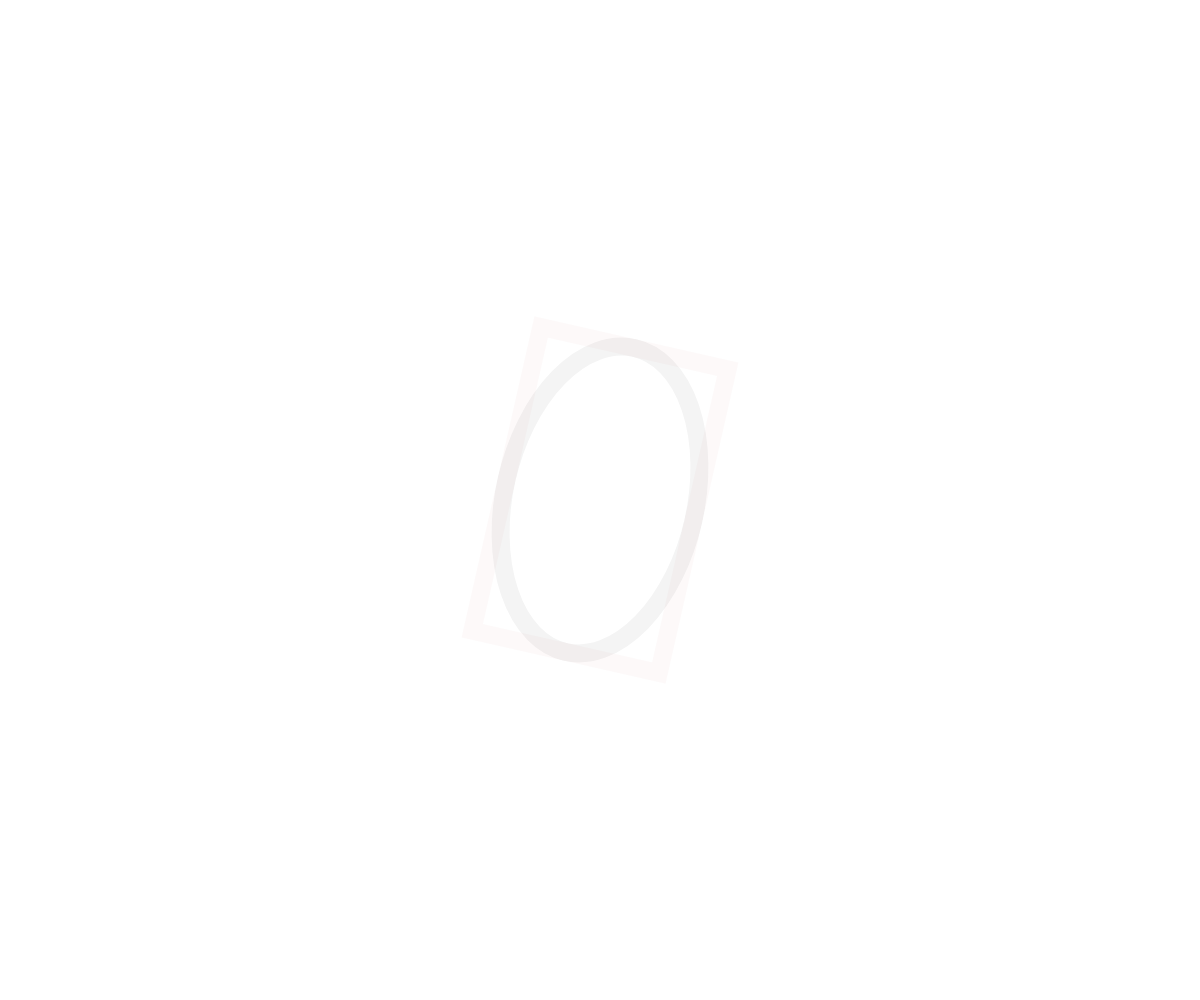
Frame 1 (no input)
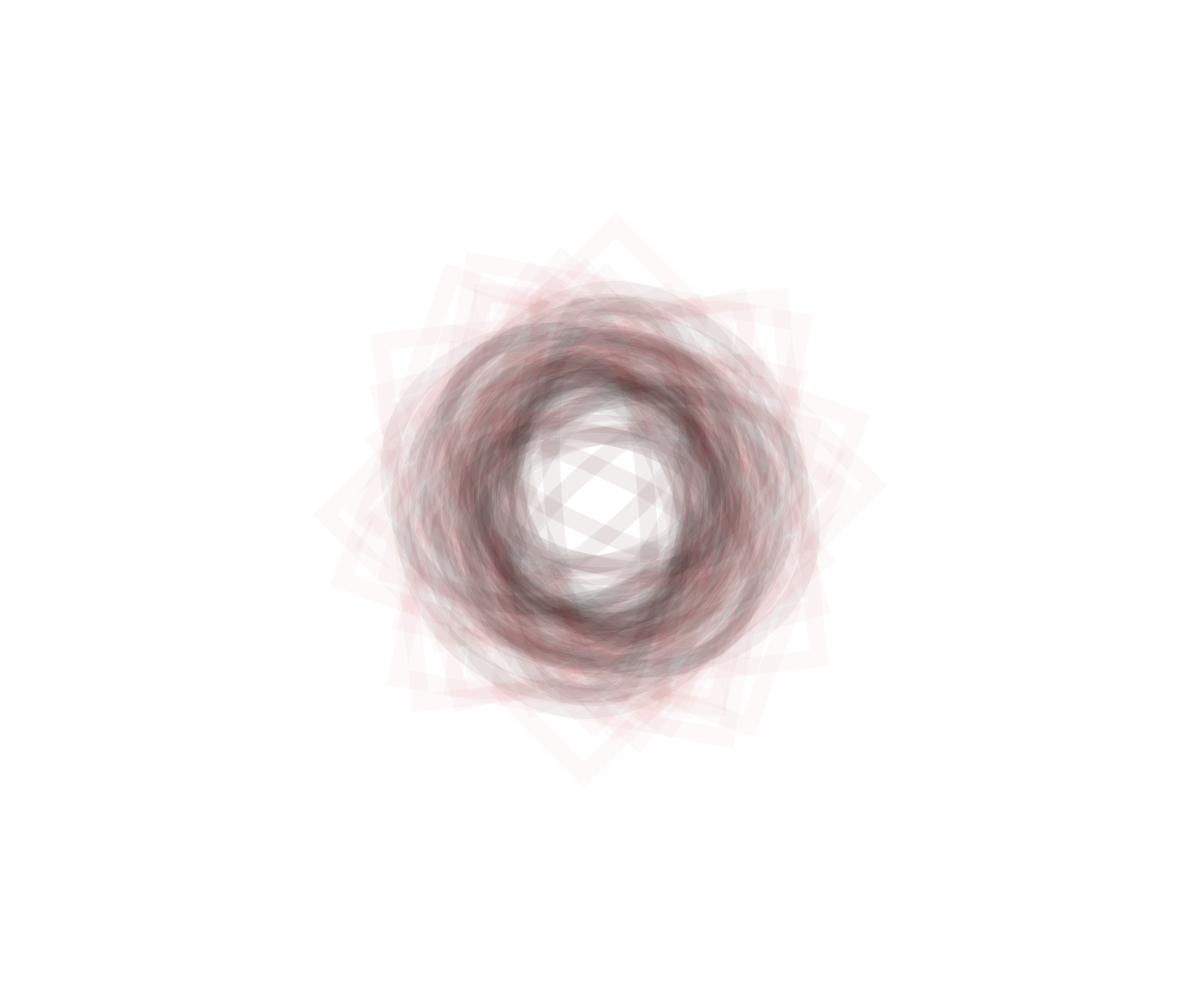
Frame 60 (no input)
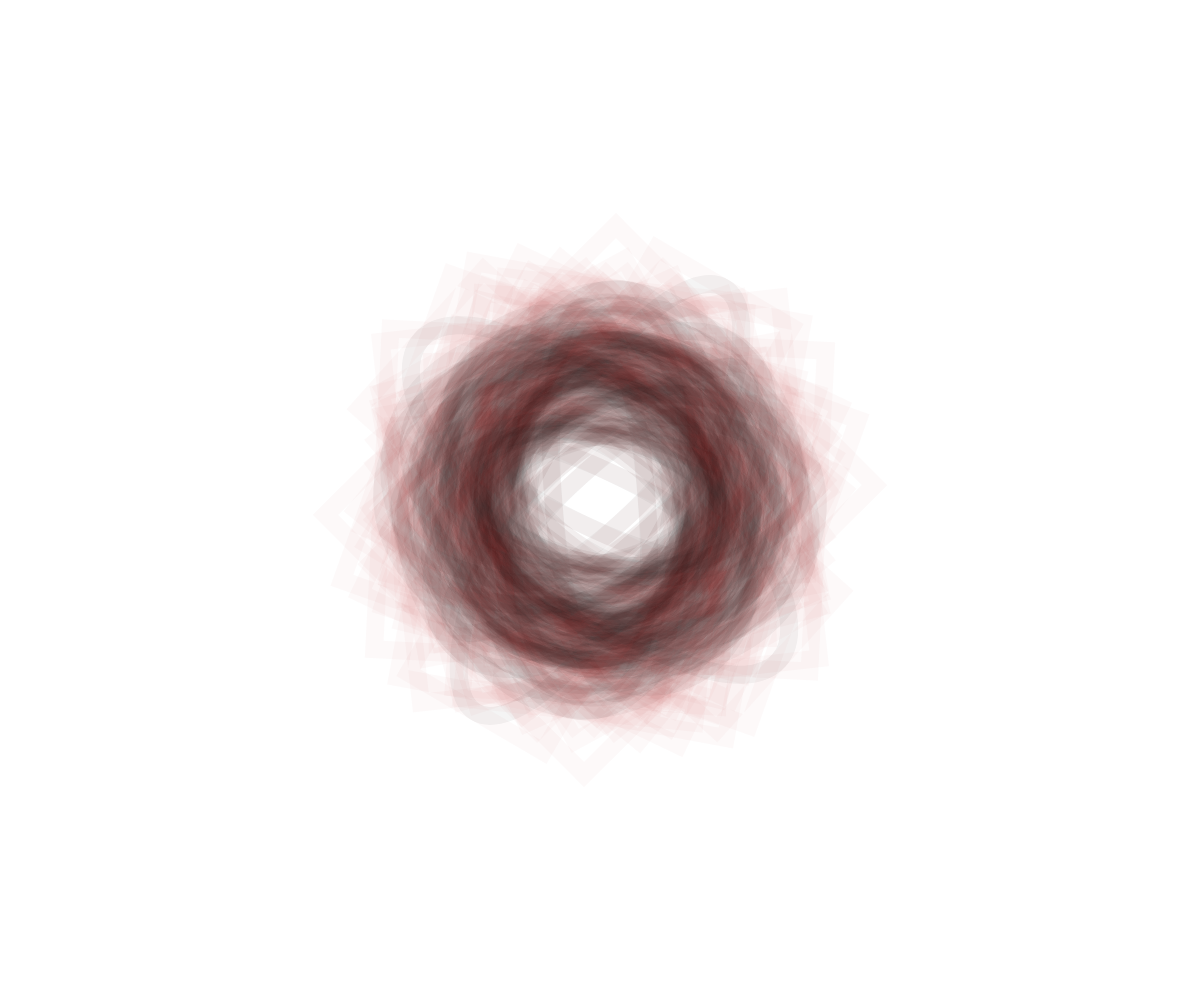
Frame 120 (the mouse pressed at the canvas centre since frame 60)

The p5.js sketch that drew these frames (run headless with seeded random() and noise() and a simulated clock; from frame 60 on, the mouse is pressed at the canvas centre):

// p5.js sketch
// ── sketch.js

function getRandomInt(min, max) {
  return Math.floor(Math.random() * (max - min + 1) + min);
}

var WIDTH = window.innerWidth;
var HEIGHT = window.innerHeight;
var FRAME_RATE = 60;
var DURATION = getRandomInt(15, 30);

function setup() {
  BLACK = color(27, 27, 27, 12);
  RED = color(181, 32, 10, 6);

  frameRate(FRAME_RATE);
  createCanvas(WIDTH, HEIGHT);
  rectMode(CENTER);
  stroke(BLACK);
  strokeWeight(getRandomInt(6, 18));
  noFill();
}

function draw() {
  if (frameCount > DURATION * FRAME_RATE) {
    noLoop();
  }
  var x_noise_step = frameCount * 0.7;
  var y_noise_step = ((Math.random() * 10000) + frameCount) * 0.8;

  var noise_rate_x = noise(x_noise_step);
  var noise_rate_y = noise(y_noise_step);

  var x_radius = (WIDTH / 2) * noise_rate_x;
  var y_radius = (HEIGHT / 2) * noise_rate_y;

  translate(WIDTH / 2, HEIGHT / 2);
  rotate(radians(1));
  stroke(RED);
  rotate(radians(Math.random() * 100 * frameCount));
  rect(0, 0, x_radius, y_radius);
  stroke(BLACK);
  ellipse(0, 0, x_radius, y_radius);
}
